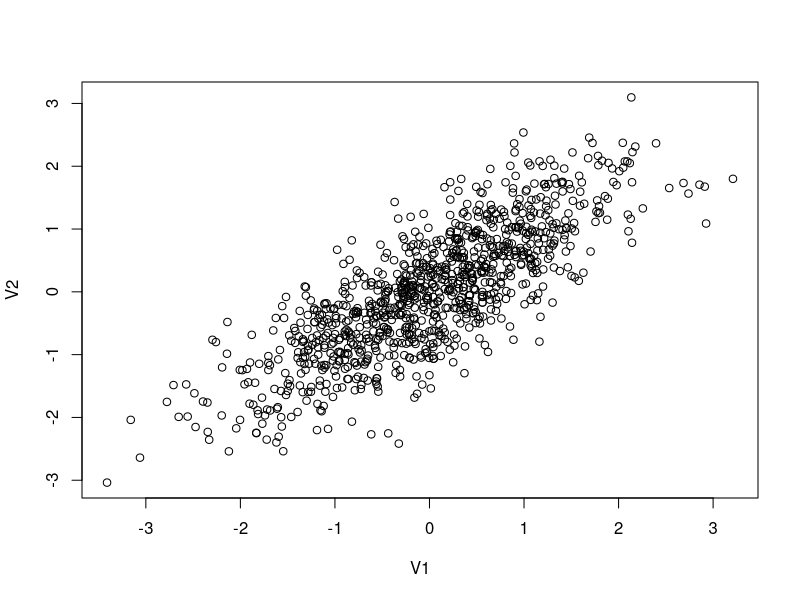
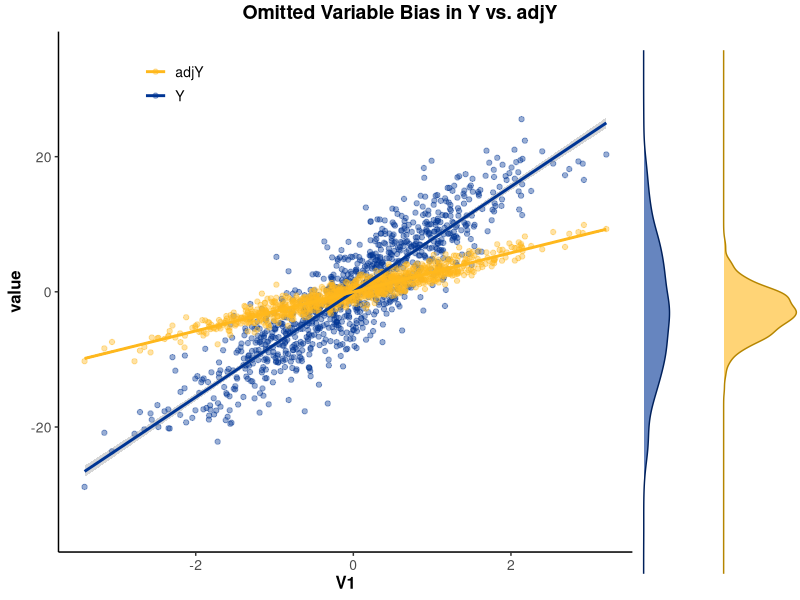

R code for these plots, in order:
## ---- chunk 1
knitr::opts_chunk$set(echo = TRUE)
## ---- chunk 2
#This is a comment, alone in a chunk. 

## ---- chunk 3
library(MASS)
library(ggplot2)

out <- as.data.frame(mvrnorm(1000, mu = c(0,0), 
                     Sigma = matrix(c(1,0.8,0.8,1), ncol = 2), 
                     empirical = TRUE))
cor(out)
plot(out)

## ---- chunk 4
out$error<-rnorm(1000, mean=0, sd=1)

#The data generating process
B1<-3
B2<-6

out$Y<-out$V1*B1+out$V2*B2+out$error
## ---- chunk 5
first_reg <- lm(out$Y ~ out$V1 + out$V2, out)
summary(first_reg)

# There is a slight bias in the two variables, but the bias is negligible for both.
# we can't reject the null hypothesis that the mean is 
## ---- chunk 6
second_reg <- lm(Y ~ V1, out)
summary(second_reg)

# Yes, Beta_1 is biased because the difference between the estimator and the population value is not 0
## ---- chunk 7
intermediate_value <- coef(first_reg)[3]*out$V2
adjY <- out$Y - intermediate_value
third_reg <- lm(adjY ~ out$V1)
summary(third_reg)

#This variable is not biased, the population coefficient is within the 95% confidence interval of the estimated coefficient
#the adjY variable makes the estimation of V1 more accurate.

## ---- chunk 8
#plotted<-ggplot(out, aes(V1, y = value, color = variable)) + 
#    geom_point(aes(y = Y, col = "Y", shape = "Y")) + 
#    geom_point(aes(y = adjY, col = "adjY", shape = "adjY"))+
#    geom_smooth(method='lm', aes(y = Y, col = "Y"))+
#    geom_smooth(method='lm', aes(y = adjY, col = "adjY"))

# plotted1<-ggplot(out, aes(V1, y = value, color = variable)) + 
#     geom_point(aes(y = Y, col = "Y")) + 
#     geom_smooth(method='lm', aes(y = Y, col = "Y_regLine"))
# 
# plotted2<-ggplot(out, aes(V1, y = value, color = variable)) + 
#     geom_point(aes(y = adjY, col = "adjY"))+
#     geom_smooth(method='lm', aes(y = adjY, col = "adjY_regLine"))
# 
# plotted3<-ggplot(out, aes(V1, y = value, color = variable)) + 
#     geom_smooth(method='lm', aes(y = Y, col = "Y"))+
#     geom_smooth(method='lm', aes(y = adjY, col = "adjY'"))
#     
# 
# 
# #plotted
# plotted1
# plotted2
# plotted3

#Kayko's Code:
library(ggpubr)
p1 <- ggplot(out, aes(V1, y = value)) + 
    geom_point(aes(y = Y, col = "Y"), alpha=0.4) + 
    geom_point(aes(y = adjY, col = "adjY"), alpha=0.4)+ 
    geom_smooth(method='lm', aes(y = Y, col = "Y"))+
    geom_smooth(method='lm', aes(y = adjY, col = "adjY")) +
	scale_color_manual(values=c("#FFB81C", "#003594")) +
	scale_y_continuous(limits=c(-35, 35)) +
	theme_classic() +
	theme(
		legend.position = c(0.2, 0.90),
		legend.key = element_rect(fill = "white", color = "white"),
		legend.text = element_text(size = 10),
		legend.title = element_blank(),
		axis.title = element_text(size = 12, face = "bold"),
		axis.text = element_text(size = 10)
		) +
	guides(color=guide_legend(override.aes=list(fill=NA)))
p2 <- ggplot(out, aes(x=Y)) + 
	geom_density(color="#00205B", fill="#003594", alpha=0.6) + 
	theme(axis.text.x = element_blank(),  axis.text.y = element_blank()) + 
	scale_x_continuous(limits=c(-35, 35)) + 
	scale_y_continuous(limits=c(0, 0.125)) +
	coord_flip() +
	theme_void()
p3 <- ggplot(out, aes(x=adjY)) + 
	geom_density(color="#B58500", fill="#FFB81C", alpha=0.6) + 
	theme(axis.text.x = element_blank(),  axis.text.y = element_blank()) + 
	scale_x_continuous(limits=c(-35, 35)) + 
	coord_flip() +
	theme_void()
improved <- ggarrange(p1, p2, p3, widths=c(4, 0.5, 0.5), ncol=3)
annotate_figure(improved, top = text_grob("Omitted Variable Bias in Y vs. adjY", face = "bold", size = "14"))
